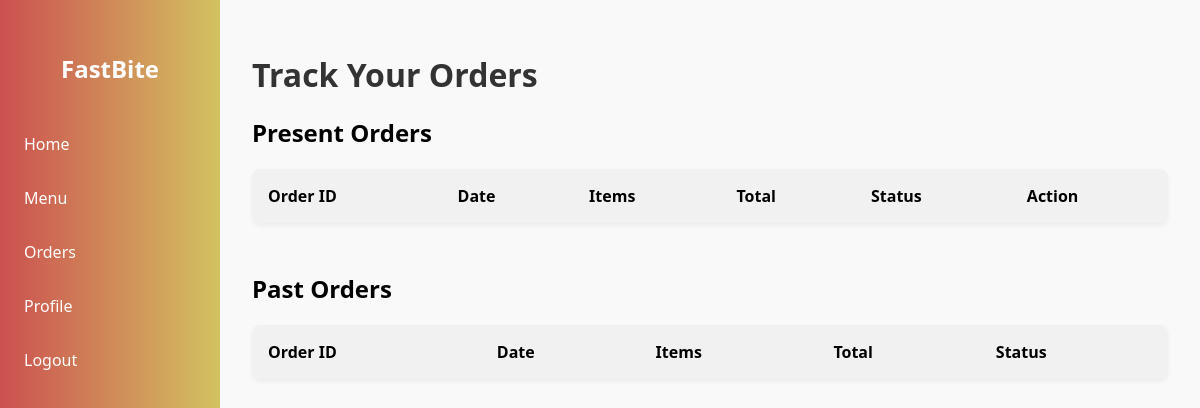
Before: /track-order.php (signed in) with the older database file.
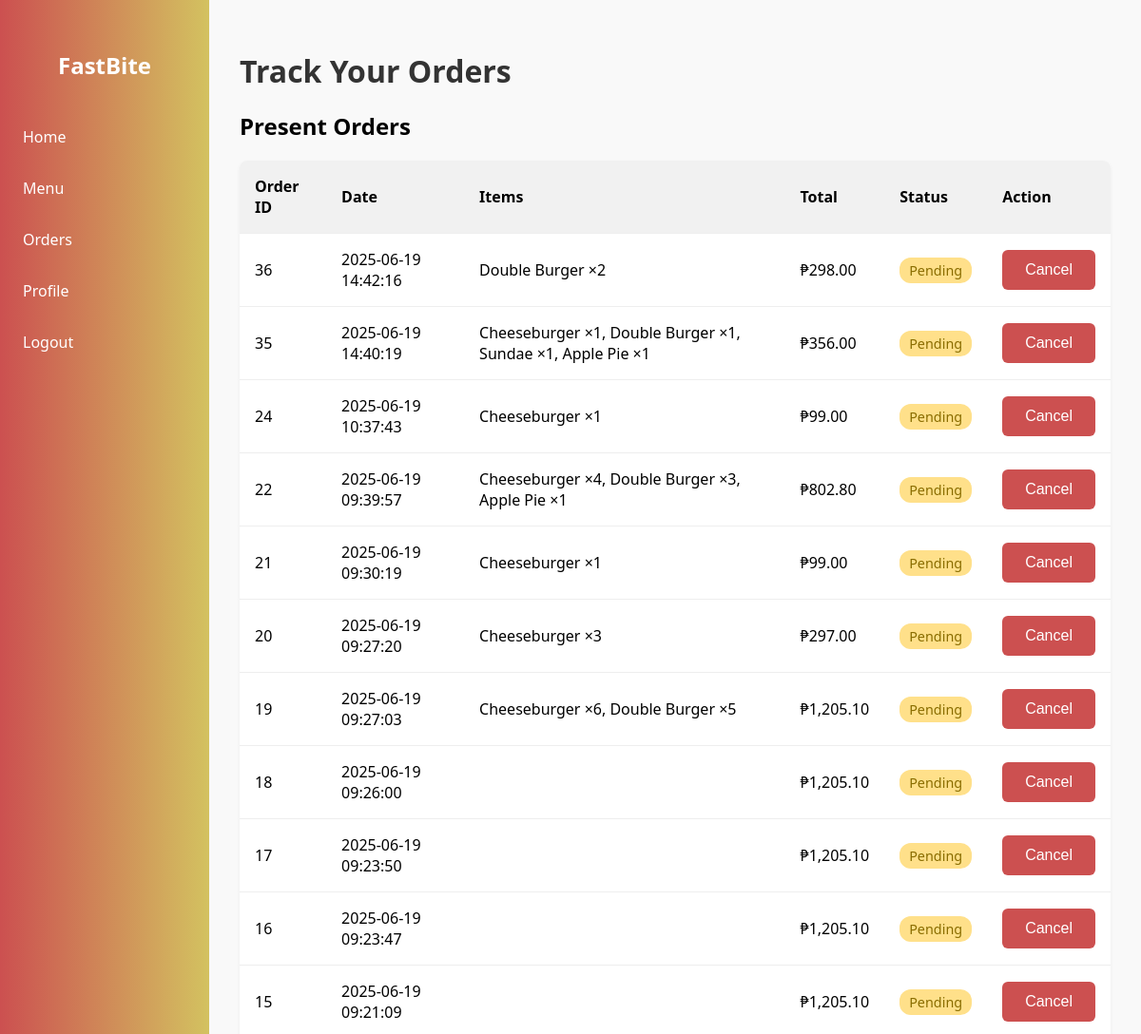
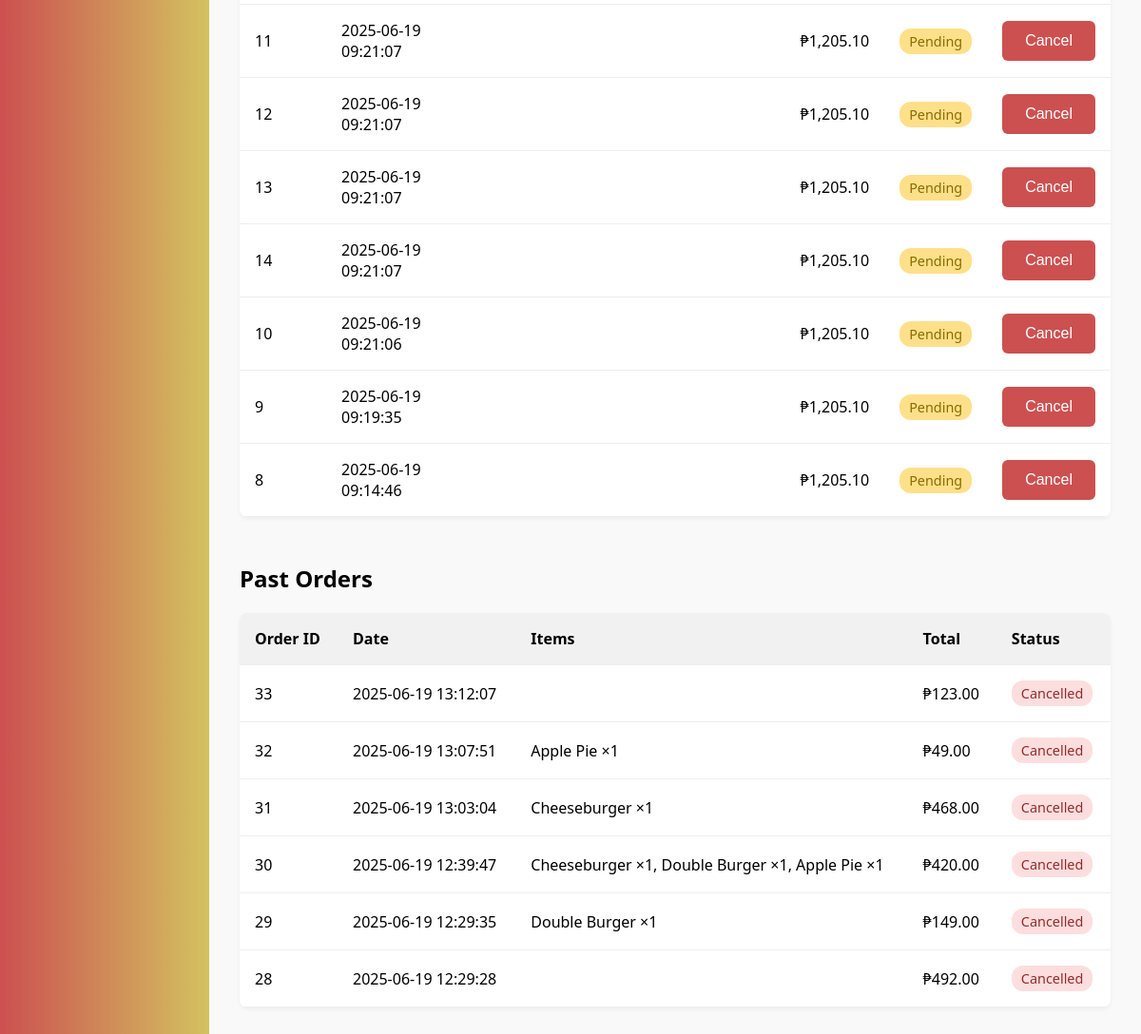
After: the same page with the newer database file (2 pictures, top to bottom).
### tables this page shows
CREATE TABLE `order` (
  `order_id` int(11) NOT NULL AUTO_INCREMENT PRIMARY KEY,
  `customer_id` int(11) NOT NULL,
  `employee_id` int(11) DEFAULT NULL,
  `order_date` datetime NOT NULL DEFAULT current_timestamp(),
  `order_status` varchar(50) NOT NULL DEFAULT 'Pending',
  `total_amount` decimal(10,2) NOT NULL
);

CREATE TABLE `menu` (
  `item_id` int(11) NOT NULL,
  `item_name` varchar(100) NOT NULL,
  `description` text DEFAULT NULL,
  `category` varchar(50) DEFAULT NULL,
  `price` decimal(10,2) NOT NULL,
  `availability` tinyint(1) DEFAULT 1,
  `preparation_time` int(11) DEFAULT NULL,
  `images` longblob DEFAULT NULL
);

CREATE TABLE `order_details` (
  `orderdetail_id` int(11) NOT NULL,
  `order_id` int(11) NOT NULL,
  `item_id` int(11) NOT NULL,
  `quantity` int(11) NOT NULL,
  `subtotal` decimal(10,2) NOT NULL
);

### track-order.php (the view, shortened to what this page needs)
<?php
include('includes/config.php');
$customer_id = $_SESSION['user_id'];
$stmt = $dbh->prepare("SELECT o.order_id, o.order_date, o.order_status, o.total_amount FROM `order` o WHERE o.customer_id = ? ORDER BY o.order_date DESC");
$stmt->execute([$customer_id]);
$orders_result = $stmt->fetchAll(PDO::FETCH_ASSOC);
$orders = [];
foreach ($orders_result as $row) {
    $order_id = $row['order_id'];
    $item_stmt = $dbh->prepare("SELECT m.item_name, od.quantity FROM order_details od JOIN menu m ON od.item_id = m.item_id WHERE od.order_id = ?");
    $item_stmt->execute([$order_id]);
    $items_result = $item_stmt->fetchAll(PDO::FETCH_ASSOC);
    $items = [];
    foreach ($items_result as $item) {
        $items[] = [
            'name' => $item['item_name'],
            'quantity' => (int)$item['quantity']
        ];
    }
    $orders[] = [
        'id' => $row['order_id'],
        'date' => $row['order_date'],
        'status' => strtolower($row['order_status']),
        'total' => (float)$row['total_amount'],
        'items' => $items
    ];
}
?>
<!DOCTYPE html>
<html lang="en">
<head>
  <link rel="stylesheet" href="https://cdnjs.cloudflare.com/ajax/libs/font-awesome/6.5.0/css/all.min.css">
</head>
<body>
  <nav class="sidebar">
    <h2>FastBite</h2>
    <ul>
      <li><a href="customer-dashboard.php">Home</a></li>
      <li><a href="menu.php">Menu</a></li>
      <li><a href="track-order.php" class="active">Orders</a></li>
      <li><a href="profile.php">Profile</a></li>
      <li><a href="logout.php">Logout</a></li>
    </ul>
  </nav>
  <div class="main">
    <h1>Track Your Orders</h1>
    <div class="section">
      <h2>Present Orders</h2>
      <table id="present-orders">
        <thead>
          <tr>
            <th>Order ID</th>
            <th>Date</th>
            <th>Items</th>
            <th>Total</th>
            <th>Status</th>
            <th>Action</th>
          </tr>
        </thead>
        <tbody>
        <?php foreach ($orders as $order): ?>
          <?php if ($order['status'] === 'pending'): ?>
            <tr>
              <td><?= $order['id'] ?></td>
              <td><?= $order['date'] ?></td>
              <td><?php echo implode(', ', array_map(function($i){return $i['name'].' ×'.$i['quantity'];}, $order['items'])); ?></td>
              <td>₱<?= number_format($order['total'], 2) ?></td>
              <td><span class="status <?= $order['status'] ?>"><?= $order['status'] ?></span></td>
              <td>
                <form method="POST" style="display:inline;">
                  <button class="btn-cancel" type="submit" onclick="return confirm('Cancel this order?')">Cancel</button>
                </form>
              </td>
            </tr>
          <?php endif; ?>
        <?php endforeach; ?>
        </tbody>
      </table>
    </div>
    <div class="section">
      <h2>Past Orders</h2>
      <table id="past-orders">
        <thead>
          <tr>
            <th>Order ID</th>
            <th>Date</th>
            <th>Items</th>
            <th>Total</th>
            <th>Status</th>
          </tr>
        </thead>
        <tbody>
        <?php foreach ($orders as $order): ?>
          <?php if ($order['status'] === 'completed' || $order['status'] === 'cancelled'): ?>
            <tr>
              <td><?= $order['id'] ?></td>
              <td><?= $order['date'] ?></td>
              <td><?php echo implode(', ', array_map(function($i){return $i['name'].' ×'.$i['quantity'];}, $order['items'])); ?></td>
              <td>₱<?= number_format($order['total'], 2) ?></td>
              <td><span class="status <?= $order['status'] ?>"><?= $order['status'] ?></span></td>
            </tr>
          <?php endif; ?>
        <?php endforeach; ?>
        </tbody>
      </table>
    </div>
  </div>
</body>
</html>

Changed rows visible on the page:
added order: order_id "36", order_date "2025-06-19 14:42:16", total "298.00", status "Pending", shown under "Present Orders"
now on this page (row unchanged): menu: item_name.quantity "Double Burger ×2", item_name.quantity "Double Burger ×1"
added order: order_id "35", order_date "2025-06-19 14:40:19", items "Cheeseburger ×1, Double Burger ×1, Sundae ×1, Apple Pie ×1", total "356.00", status "Pending", shown under "Present Orders"
added order: order_id "24", order_date "2025-06-19 10:37:43", total "99.00", status "Pending", shown under "Present Orders"
now on this page (row unchanged): menu: item_name.quantity "Cheeseburger ×1", item_name.quantity "Cheeseburger ×3"
added order: order_id "22", order_date "2025-06-19 09:39:57", items "Cheeseburger ×4, Double Burger ×3, Apple Pie ×1", total "802.80", status "Pending", shown under "Present Orders"
added order: order_id "21", order_date "2025-06-19 09:30:19", total "99.00", status "Pending", shown under "Present Orders"
added order: order_id "20", order_date "2025-06-19 09:27:20", total "297.00", status "Pending", shown under "Present Orders"
added order: order_id "19", order_date "2025-06-19 09:27:03", items "Cheeseburger ×6, Double Burger ×5", total "1,205.10", status "Pending", shown under "Present Orders"
added order: order_id "18", order_date "2025-06-19 09:26:00", total "1,205.10", status "Pending", shown under "Present Orders"
added order: order_id "17", order_date "2025-06-19 09:23:50", total "1,205.10", status "Pending", shown under "Present Orders"
added order: order_id "16", order_date "2025-06-19 09:23:47", total "1,205.10", status "Pending", shown under "Present Orders"
added order: order_id "15", order_date "2025-06-19 09:21:09", total "1,205.10", status "Pending", shown under "Present Orders"
added order: order_id "11", order_date "2025-06-19 09:21:07", total "1,205.10", status "Pending", shown under "Present Orders"
added order: order_id "12", order_date "2025-06-19 09:21:07", total "1,205.10", status "Pending", shown under "Present Orders"
added order: order_id "13", order_date "2025-06-19 09:21:07", total "1,205.10", status "Pending", shown under "Present Orders"
added order: order_id "14", order_date "2025-06-19 09:21:07", total "1,205.10", status "Pending", shown under "Present Orders"
added order: order_id "10", order_date "2025-06-19 09:21:06", total "1,205.10", status "Pending", shown under "Present Orders"
added order: order_id "9", order_date "2025-06-19 09:19:35", total "1,205.10", status "Pending", shown under "Present Orders"
added order: order_id "8", order_date "2025-06-19 09:14:46", total "1,205.10", status "Pending", shown under "Present Orders"
added order: order_id "33", order_date "2025-06-19 13:12:07", total "123.00", order_status "Cancelled", shown under "Past Orders"
added order: order_id "32", order_date "2025-06-19 13:07:51", total "49.00", order_status "Cancelled", shown under "Past Orders"
now on this page (row unchanged): menu: item_name.quantity "Apple Pie ×1"
added order: order_id "31", order_date "2025-06-19 13:03:04", total "468.00", order_status "Cancelled", shown under "Past Orders"
added order: order_id "30", order_date "2025-06-19 12:39:47", items "Cheeseburger ×1, Double Burger ×1, Apple Pie ×1", total "420.00", order_status "Cancelled", shown under "Past Orders"
added order: order_id "29", order_date "2025-06-19 12:29:35", total "149.00", order_status "Cancelled", shown under "Past Orders"
added order: order_id "28", order_date "2025-06-19 12:29:28", total "492.00", order_status "Cancelled", shown under "Past Orders"
